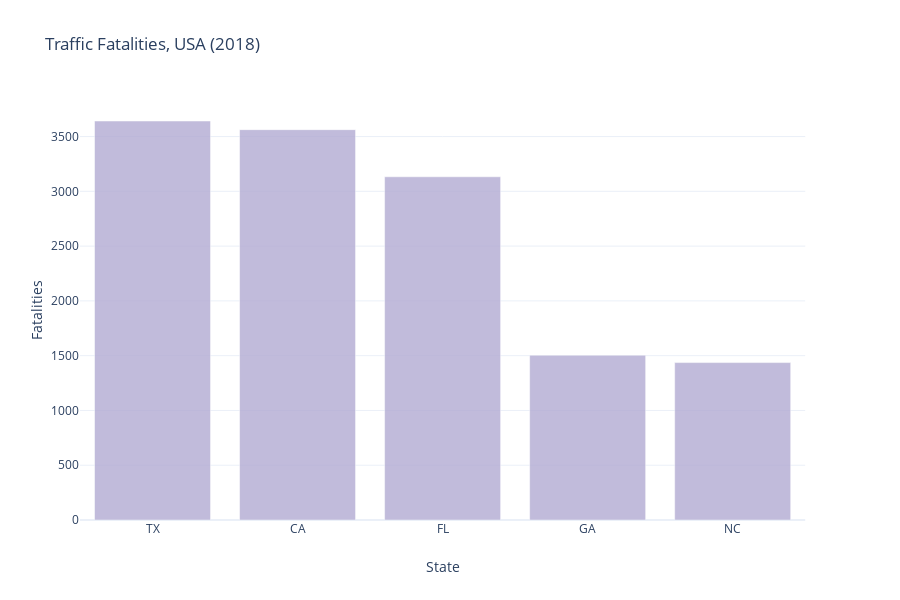

Notebook code cell kept with this figure:
### Code cell
# average fatals group by state
fig = px.bar(state_fatals_18.sort_values('fatals', ascending=False).head(),
             x='state', y='fatals', 
             labels={'state': 'State', 'fatals': 'Fatalities'},
             title='Traffic Fatalities, USA (2018)',
             template='plotly_white', 
             color_discrete_sequence=px.colors.qualitative.Set1)
fig.update_traces(marker_color='rgb(178,171,210)', marker_opacity=0.8)
fig.show()

### Figure 1 — Plotly figure (JSON) as saved in the notebook; plotly's stock layout.template omitted (floating-point values rounded to 4 significant figures)
{"data": [{"alignmentgroup": "True", "hoverlabel": {"namelength": 0}, "hovertemplate": "State=%{x}<br>Fatalities=%{y}", "legendgroup": "", "marker": {"color": "rgb(178,171,210)", "opacity": 0.8}, "name": "", "offsetgroup": "", "orientation": "v", "showlegend": false, "textposition": "auto", "type": "bar", "x": ["TX", "CA", "FL", "GA", "NC"], "xaxis": "x", "y": [3642, 3563, 3133, 1504, 1437], "yaxis": "y"}], "layout": {"barmode": "relative", "height": 600, "legend": {"tracegroupgap": 0}, "title": {"text": "Traffic Fatalities, USA (2018)"}, "xaxis": {"anchor": "y", "domain": [0, 0.98], "title": {"text": "State"}}, "yaxis": {"anchor": "x", "domain": [0, 1], "title": {"text": "Fatalities"}}}}
